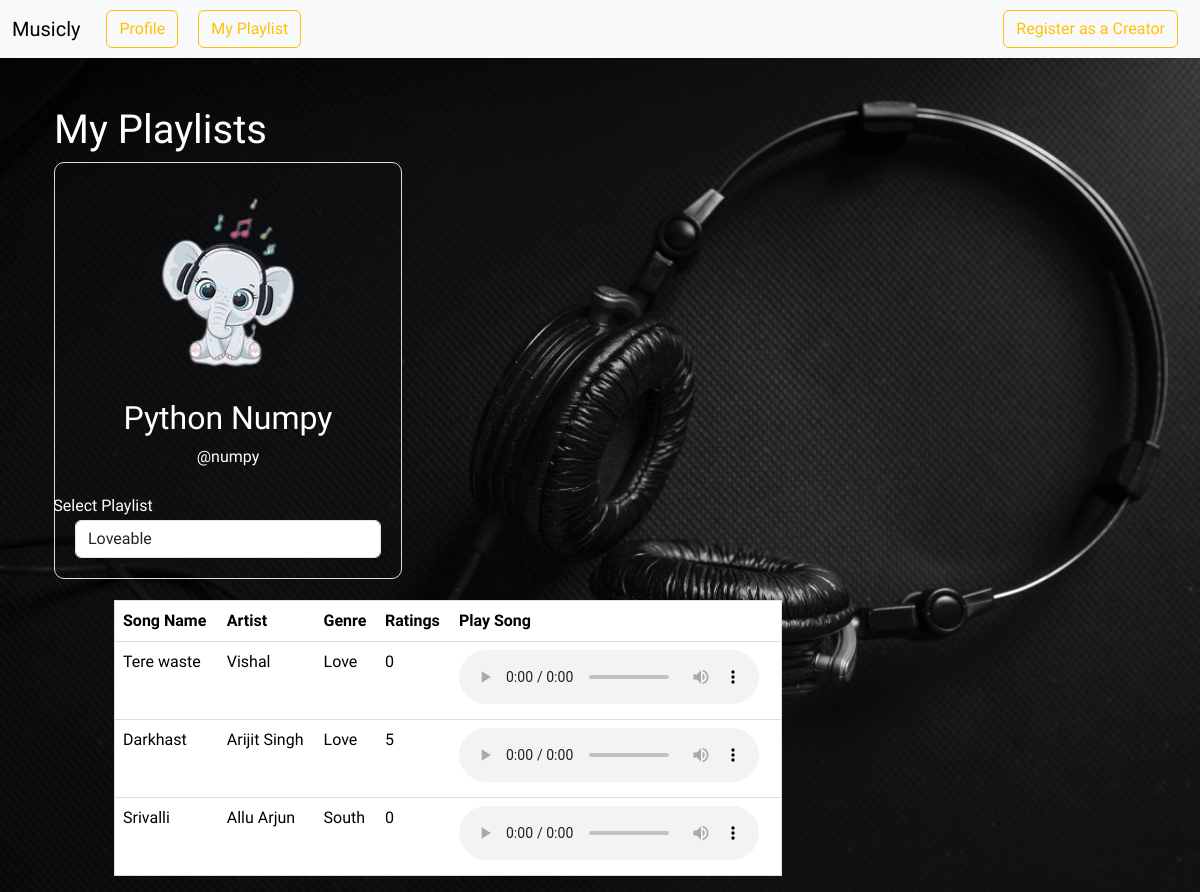
The app's page /playlist (signed in) with its own data.
### models.py (models this page shows, shortened)
class User(UserMixin, db.Model):
    __tablename__ = 'User'
    id = db.Column(db.Integer, primary_key = True)
    username = db.Column(db.String(32), unique = True, nullable=False)
    passhash = db.Column(db.String(512), nullable = False)
    name = db.Column(db.String(32), nullable=True)
    email = db.Column(db.String(120), unique =True, nullable = False)
    role = db.Column(db.String(26), nullable = False, default='User')
    is_admin = db.Column(db.Boolean, nullable=False, default=False)
    status = db.Column(db.String(16), nullable=False, default="white")
    @property
    def password(self):
        raise AttributeError("Password is not a readable attribute")

class Songs(db.Model):
    __tablename__ = 'Songs'
    id = db.Column(db.Integer, primary_key = True)
    name = db.Column(db.String(120), nullable=False)
    artist = db.Column(db.String(32))
    lyrics = db.Column(db.String(1024), nullable = False)
    rating = db.Column(db.Integer, nullable = False, default=0)
    genre = db.Column(db.String(26), nullable=False)
    filename = db.Column(db.String(255), nullable=False)
    imagepath = db.Column(db.String(255), nullable=False)
    album_id = db.Column(db.Integer, db.ForeignKey('Album.id'), nullable = False)
    CreatorId = db.Column(db.Integer, db.ForeignKey('User.id'), nullable = False)

### routes.py (the view)
@app.route('/playlist')
@auth_required
def playlist():
    user = User.query.get(session["user_id"])
    user_id = user.id
    playlists = db.session.query(Playlist).filter_by(owner = user_id).all()
    selected_playlist_id = request.args.get('playlist_id')
    selected_playlist = next((playlist for playlist in playlists if str(playlist.id) == selected_playlist_id), playlists[0])
    return render_template("playlist.html", user = user, playlists = playlists, selected_playlist=selected_playlist)

### routes.py (called while the page is built)
def auth_required(func):
    @wraps(func)
    def inner(*args, **kwargs):
        if "user_id" not in session:
            flash("Login required.", 'danger')
            return redirect(url_for("login"))
        return func(*args, **kwargs)
    return inner

### templates/playlist.html (shortened to what this page needs)
{% extends 'layout.html' %}
{% block content %}
<div class="container mt-5">
    <h1>My Playlists</h1>
    <div class="row">
        <div class="col-md-4">
            <div class="user-info">
                <img src="../static/icons/ele.png" class="img-fluid rounded-circle mb-3" alt="Music Icon">
                <h2>{{ user.name }}</h2>
                <p>@{{ user.username }}</p>
                <p class="pt">Select Playlist</p>
                <select class="form-control" id="playlistDropdown" onchange="changePlaylist(this)">
                    {% for playlist in playlists %}
                        <option value="{{ playlist.id }}" {% if playlist.id == selected_playlist.id %}selected{% endif %}>{{ playlist.playlist_name }}</option>
                    {% endfor %}
                </select>
            </div>
        </div>
<div class="col-md-8 mt">
    <table class="table playlist-table">
        <thead>
            <tr>
                <th>Song Name</th>
                <th>Artist</th>
                <th>Genre</th>
                <th>Ratings</th>
                <th>Play Song</th>
            </tr>
        </thead>
        <tbody>
            {% if selected_playlist %}
                {% for song in selected_playlist.songs %}
                    <tr>
                        <td>{{ song.name }}</td>
                        <td>{{ song.artist }}</td>
                        <td>{{ song.genre }}</td>
                        <td>{{ song.rating }}</td>
                        <td>
                            <audio controls>
                                <source src="{{ url_for('static', filename='audios/' + song.filename) }}" type="audio/mpeg">
                            </audio>
                        </td>
                    </tr>
                {% endfor %}
            {% else %}
                <tr>
                    <td colspan="3">No playlist selected.</td>
                </tr>
            {% endif %}
        </tbody>
    </table>
</div>
{% endblock %}

### templates/layout.html (style rules this page uses)
body { margin: 0; padding: 0; font-family: 'Balsamiq Sans', 'cursive'; background-color: #454f58; background: center/cover no-repeat url('../static/icons/bg3.jpg'); background-repeat: no-repeat; color: #ffffff; }

### templates/playlist.html (style rules this page uses)
img { width: 200px; height: 200px; }
.mt { margin-left: 60px; width: 62%; }
.pt { margin-left: -250px; margin-top: 25px; margin-bottom: 2px; }
.user-info { border: 1px solid #ddd; padding: 20px; text-align: center; border-radius: 10px; margin-bottom: 20px; }
.playlist-table { margin-top: 1px; padding: 20px; border: 1px solid #ddd; border-radius: 10px; background-color: yellow; }

### records on screen
User: name "Python Numpy", username "numpy"
Songs: name "Tere waste", artist "Vishal", genre "Love", rating "0"
Songs: name "Darkhast", artist "Arijit Singh", genre "Love", rating "5"
Songs: name "Srivalli", artist "Allu Arjun", genre "South", rating "0"

### other values on screen
form field value "Loveable"
